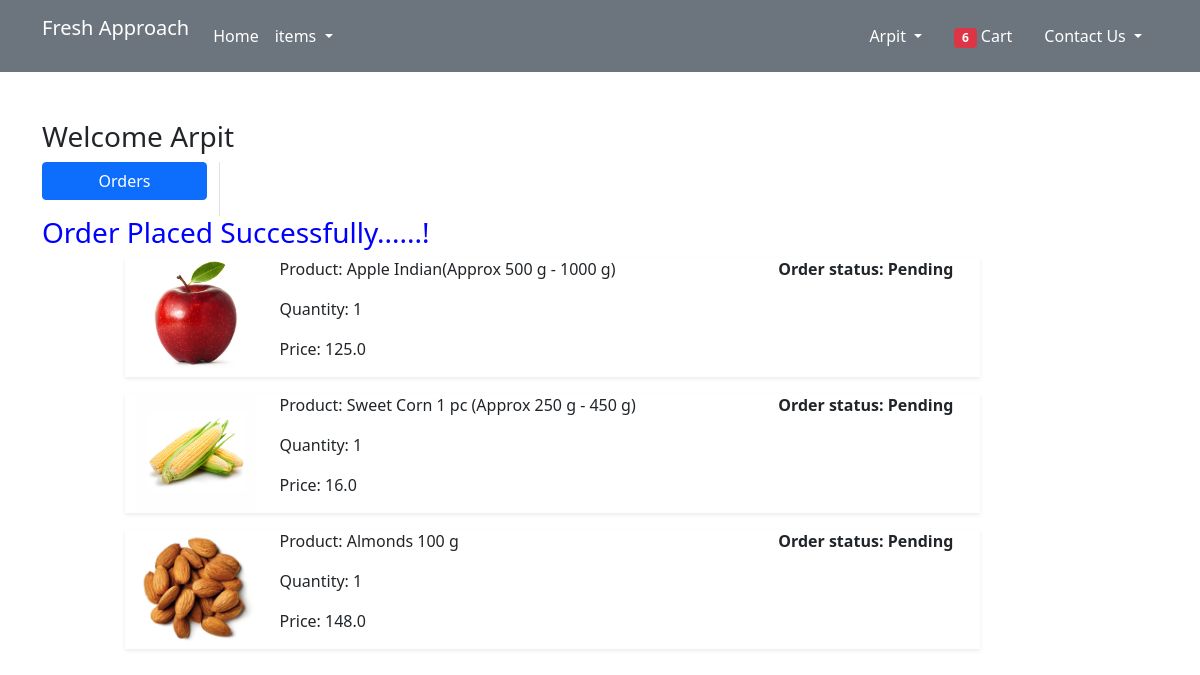
Page /orders/ (signed in) on the committed database.
### app/models.py (models this page shows, shortened)
class OrderPlaced(models.Model):
    user = models.ForeignKey(User, on_delete=models.CASCADE)
    customer = models.ForeignKey(Customer, on_delete=models.CASCADE)
    product = models.ForeignKey(Product, on_delete=models.CASCADE)
    quantity = models.PositiveIntegerField(default=1)
    ordered_date = models.DateTimeField(auto_now_add=True)
    status = models.CharField(max_length=50, choices=STATUS_CHOICES, default='Pending')
    @property
    def total_cost(self):
        return self.quantity * self.product.discounted_price

class Product(models.Model):
    title = models.CharField(max_length=100)
    selling_price = models.FloatField()
    discounted_price = models.FloatField()
    description = models.TextField()
    brand = models.CharField(max_length=100)
    category = models.CharField(choices=CATEGORY_CHOICES, max_length=2)
    product_image = models.ImageField(upload_to='productimg')

### app/views.py (the view)
# urls.py: path('orders/', views.orders, name='orders'),
@login_required
def orders(request):
    totalitem = 0
    op = OrderPlaced.objects.filter(user=request.user)
    if request.user.is_authenticated:
        totalitem = len(Cart.objects.filter(user=request.user))
    return render(request, 'app/orders.html', {'order_placed': op, 'totalitem': totalitem})

### app/templates/app/orders.html (shortened to what this page needs)
{% extends 'app/base.html' %}
{% load static %}
{% block main-content %}
<div class="container my-5">
 <div class="row">
 <h3>Welcome <span class="text-capitalize">{{request.user}}</span></h3>
  <div class="col-sm-2 border-end">
   <ul class="list-unstyled">
    <li class="d-grid"><a href="{% url 'orders' %}" class="btn btn-primary">Orders</a></li>
   </ul>
  </div>
  <h3><span style="color:blue;">Order Placed Successfully......!</span></h3>
  <div class="col-sm-9 offset-sm-1">
   {% for op in order_placed %}
   <div class="row shadow-sm mb-3">
    <div class="col-sm-2">
     <img src="{{op.product.product_image.url}}" alt="" srcset="" class="img-fluid" height="150" width="150">
    </div>
    <div class="col-sm-7">
     <p>Product: {{op.product.title}}</p>
     <p>Quantity: {{op.quantity}}</p>
     <p>Price: {{op.total_cost}}</p>
    </div>
    <div class="col-sm-3 fw-bold">
     <p>Order status: {{op.status}}</p>
      </div>
    </div>
       {% endfor %}
  </div>
  </div>
 </div>
{% endblock main-content %}

### app/templates/app/base.html (shortened to what this page needs)
<!doctype html>
{% load static %}
<html lang="en">
  <head>
    <link href="https://cdn.jsdelivr.net/npm/bootstrap@5.0.0-beta1/dist/css/bootstrap.min.css" rel="stylesheet">
    <link rel="stylesheet" href="{% static 'app/css/owl.carousel.min.css' %}">
    <link rel="stylesheet" href="{% static 'app/css/all.min.css' %}">
    <link rel="stylesheet" href="{% static 'app/css/style.css' %}">
  </head>
    <body>
    <nav class="navbar navbar-expand-lg navbar-fixed-top navbar-dark bg-secondary ">
     <div class="container" >
       <a class="navbar-brand" href="/"><p style="color:white">Fresh Approach</p></a>
       <div class="collapse navbar-collapse" id="navbarSupportedContent">
         <ul class="navbar-nav me-auto mb-2 mb-lg-0">
           <li class="nav-item">
             <a class="nav-link active" aria-current="page" href="/">Home</a>
           </li>
           <li class="nav-item dropdown">
             <a class="nav-link dropdown-toggle text-white" href="#" id="itemDropdown" role="button" data-bs-toggle="dropdown" aria-expanded="false">
               items
             </a>
           </li>
         </ul>
         <div>
          <ul class="navbar-nav me-auto mb-2 mb-lg-0">
              {% if request.user.is_authenticated %}
           <li class="nav-item dropdown mx-2">
              <a class="nav-link dropdown-toggle text-white" href="#" id="profileDropdown" role="button" data-bs-toggle="dropdown" aria-expanded="false">
                {{request.user.username|capfirst}}
              </a>
            </li>
            <li class="nav-item mx-2">
             <a href="{% url 'showcart' %}" class="nav-link text-white"><span class="badge bg-danger">{{totalitem}}</span> Cart </a>
            </li>
              {% endif %}
              <li class="nav-item dropdown mx-2">
              <a class="nav-link dropdown-toggle text-white" role="button" data-bs-toggle="dropdown" aria-expanded="false">
                Contact Us
              </a>
            </li>
          </ul>
         </div>
       </div>
     </div>
    </nav>
    {% block main-content %} {% endblock main-content %}
  </body>
</html>

### rows in the picture
OrderPlaced: product.product_image (picture), product "Apple Indian(Approx 500 g - 1000 g)", quantity "1", total_cost "125.0", status "Pending"
OrderPlaced: product.product_image (picture), product "Sweet Corn 1 pc (Approx 250 g - 450 g)", quantity "1", total_cost "16.0", status "Pending"
OrderPlaced: product.product_image (picture), product "Almonds 100 g", quantity "1", total_cost "148.0", status "Pending"

### other values in the picture
{{ request.user.username|capfirst }} "Arpit"
{{ totalitem }} "6"
{{ request.user }} "Arpit"
